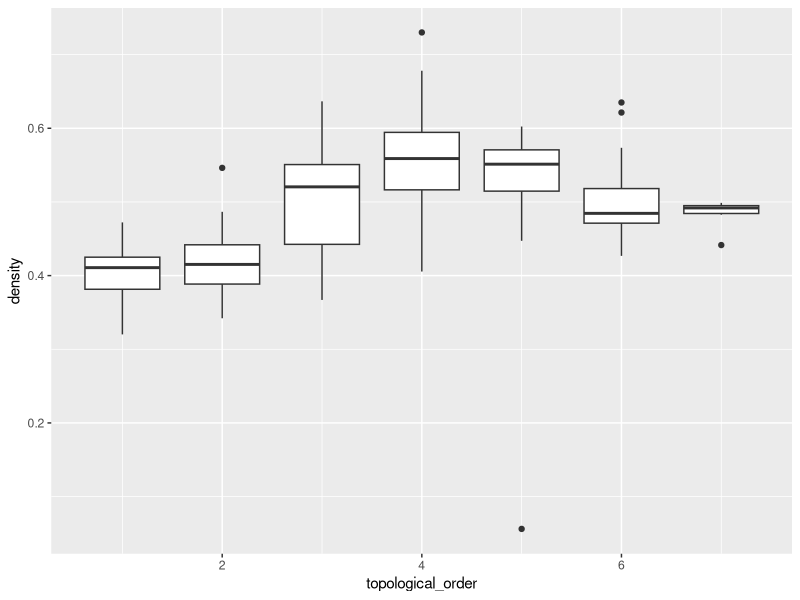
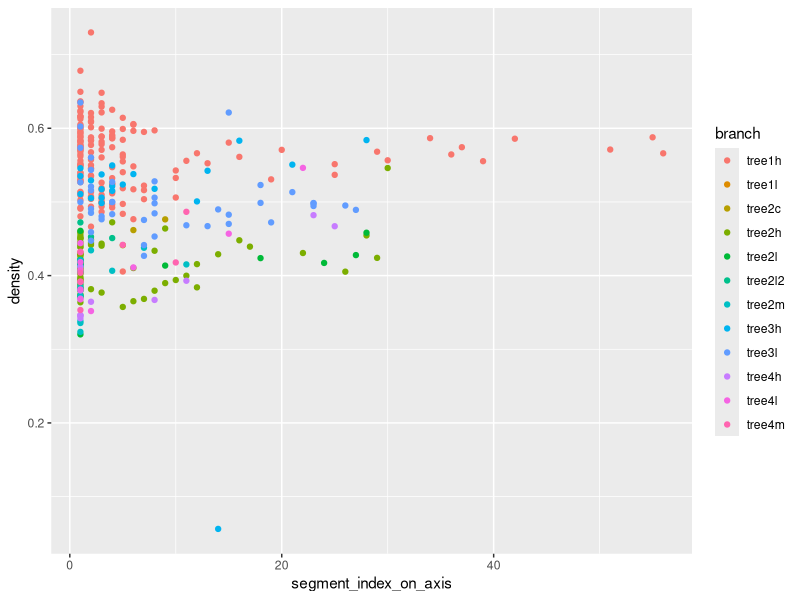
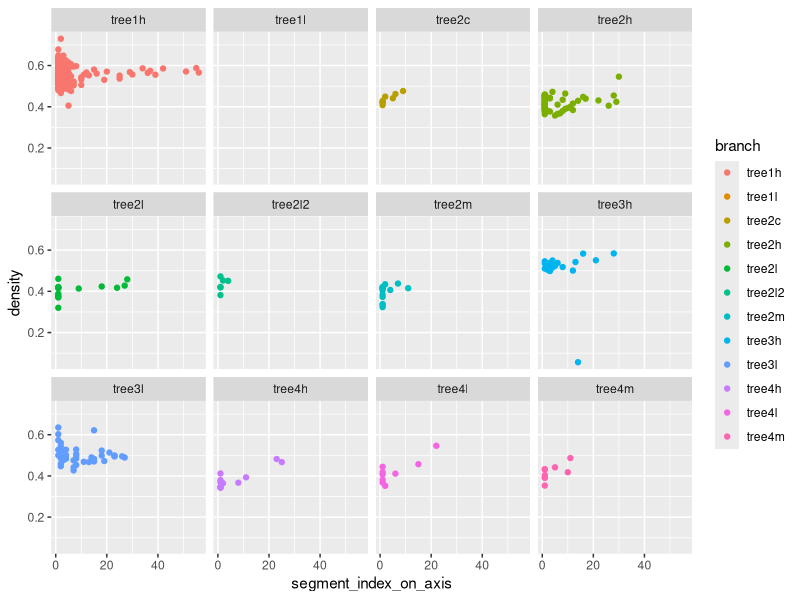
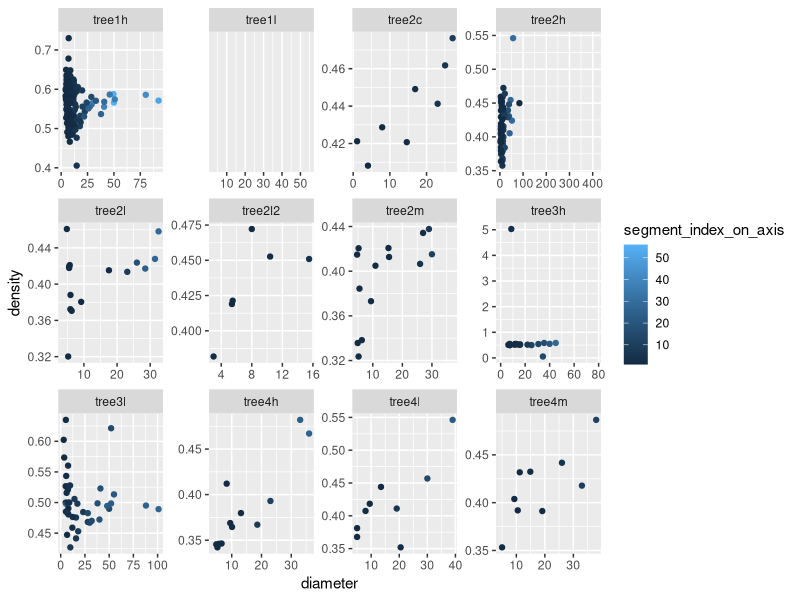
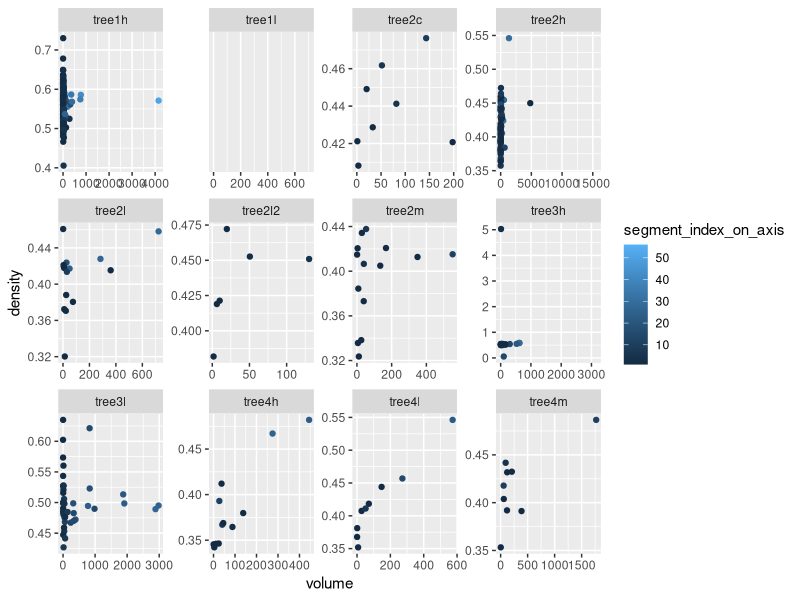
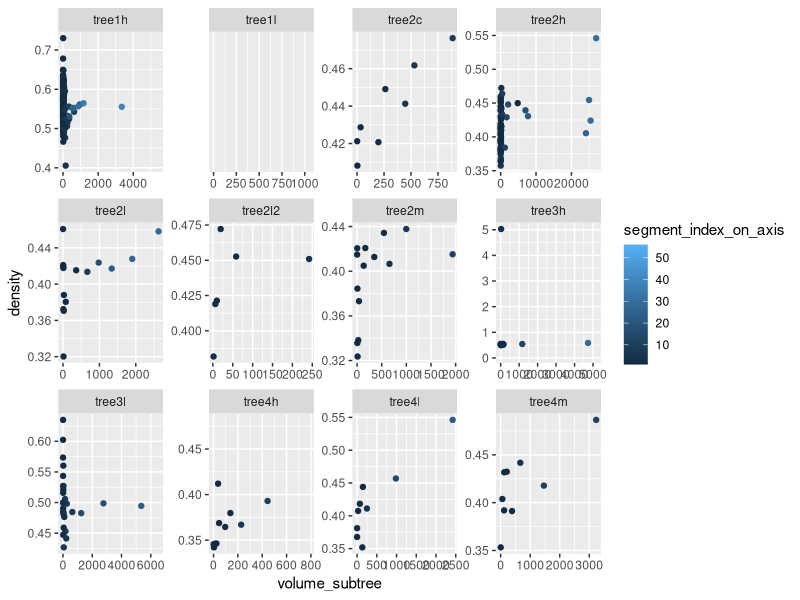

The R source for these figures, in order: (Note: this script raises an error after producing the figures.)
# Aim: Analyze the variability of wood density along branches from mtg data.
# Author: M. Millan, J. Dauzat and R. Vezy
# Date of creation: 12/08/2020

library(data.table)
library(tidyverse)

# Read the data.frame -----------------------------------------------------

df_mtg = fread("2-results/density/density_data.csv", data.table = FALSE)

df_mtg%>%
  dplyr::filter(ID != 1500 & ID != 1515 & ID != 4296)%>%
  ggplot(aes(x= topological_order, y= density))+
  geom_boxplot(aes(group = topological_order))

df_mtg%>%
  dplyr::filter(ID != 1500 & ID != 1515 & ID != 4296)%>%
  ggplot(aes(x= segment_index_on_axis, y= density))+
  geom_point(aes(color = branch))

df_mtg%>%
  dplyr::filter(ID != 1500 & ID != 1515 & ID != 4296)%>%
  ggplot(aes(x= segment_index_on_axis, y= density))+
  facet_wrap(.~branch)+
  geom_point(aes(color = branch))

df_mtg%>%
  dplyr::filter(ID != 1500 & ID != 1515)%>%
  ggplot(aes(x= diameter, y= density))+
  facet_wrap(.~branch, scales = "free")+
  geom_point(aes(color = segment_index_on_axis))


df_mtg%>%
  dplyr::filter(ID != 1500 & ID != 1515)%>%
  ggplot(aes(x= volume, y= density))+
  facet_wrap(.~branch, scales = "free")+
  geom_point(aes(color = segment_index_on_axis))

df_mtg%>%
  dplyr::filter(ID != 1500 & ID != 1515)%>%
  ggplot(aes(x= volume_subtree, y= density))+
  facet_wrap(.~branch, scales = "free")+
  geom_point(aes(color = segment_index_on_axis))

df_mtg%>%
  dplyr::filter(ID != 1500 & ID != 1515)%>%
  ggplot(aes(x= volume_ph, y= density))+
  facet_wrap(.~branch, scales = "free")+
  geom_point(aes(color = segment_index_on_axis))

df_mtg%>%
  dplyr::filter(density < 1.0)%>%
  ggplot(aes(x= density, y= density_ph))+
  geom_abline(slope = 1,intercept = 0)+
  # facet_wrap(.~branch, scales = "free")+
  geom_point(aes(color = volume))+
  scale_color_viridis_c()


df_mtg%>%
  dplyr::filter(density < 1.0)%>%
  ggplot(aes(x= diameter, y= density_ph/density))+
  geom_abline(slope = 1,intercept = 0)+
  # facet_wrap(.~branch, scales = "free")+
  geom_point(aes(color = volume))+
  scale_color_viridis_c()

# autoplot(tree1l)
# plotly_mtg(tree1l)
